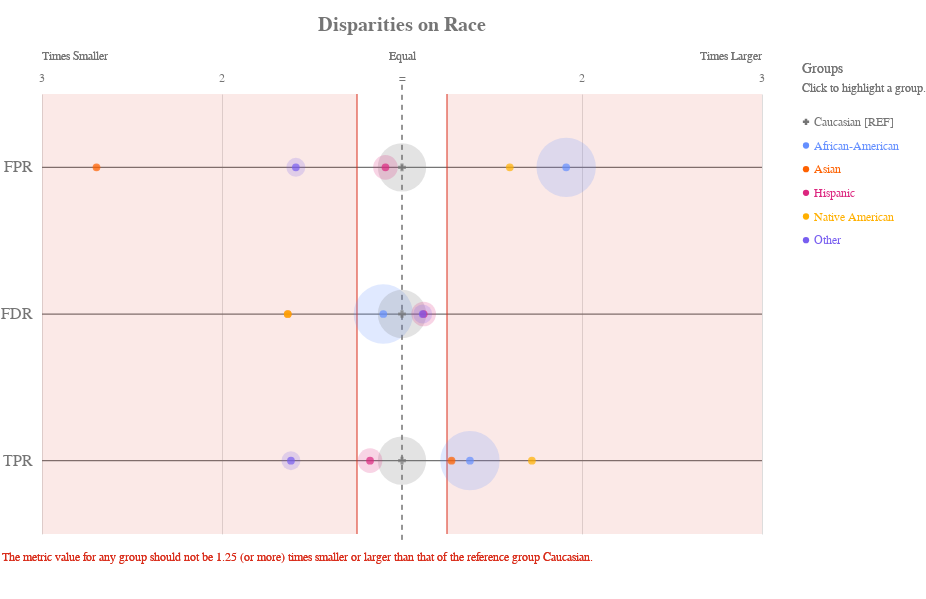

The cell this chart's notebook holds for it:
### Code cell
plot.disparity(majority_bdf, METRICS, ATTRIBUTE)

### Figure 1 — Vega-Lite specification as saved in the notebook (floating-point values rounded to 4 significant figures)
{"config": {"view": {"continuousWidth": 400, "continuousHeight": 300, "strokeWidth": 0}, "axisLeft": {"labelColor": "rgb(117,117,117)", "labelFont": "Arial", "labelFontSize": 16}, "title": {"align": "center", "baseline": "middle", "color": "rgb(117,117,117)", "font": "Arial", "fontSize": 20, "fontWeight": "bold"}}, "layer": [{"data": {"name": "data-c4b0de4882756d1d2715a72decb981eb"}, "mark": {"type": "rule", "stroke": "rgb(117,117,117)", "strokeWidth": 1.25, "tooltip": ""}, "encoding": {"x": {"type": "quantitative", "field": "x", "scale": {"domain": [-2, 2], "range": [40.0, 760.0]}}, "x2": {"field": "x2"}, "y": {"type": "nominal", "axis": {"domain": false, "labelAngle": 0, "labelPadding": -30, "orient": "left", "ticks": false, "title": ""}, "field": "metric", "scale": {"domain": ["FPR", "FDR", "TPR"], "range": [55.0, 495.0]}}}}, {"data": {"name": "data-79dd248bdaa0ea02c535240e8ad022c8"}, "mark": {"type": "rule", "stroke": "rgb(117,117,117)", "strokeDash": [5, 5], "strokeWidth": 1}, "encoding": {"tooltip": {"value": "Caucasian [REF]"}, "x": {"value": 400.0}, "y": {"value": 45.83}, "y2": {"value": 504.2}}}, {"data": {"name": "data-c233327f4cd9b4c2df31bf8015c83e4a"}, "mark": {"type": "text", "align": "center", "color": "rgb(117,117,117)", "font": "Arial", "fontSize": 12, "fontWeight": "normal", "tooltip": ""}, "encoding": {"text": {"type": "nominal", "field": "label"}, "x": {"type": "quantitative", "field": "value", "scale": {"domain": [-2, 2], "range": [40.0, 760.0]}}, "y": {"value": 38.5}}}, {"layer": [{"mark": {"type": "text", "align": "left", "fill": "rgb(117,117,117)", "font": "Arial", "fontSize": 12, "fontWeight": "normal", "tooltip": ""}, "encoding": {"text": {"value": "Times Smaller"}, "x": {"value": 40.0}, "y": {"value": 16.5}}}, {"mark": {"type": "text", "align": "right", "fill": "rgb(117,117,117)", "font": "Arial", "fontSize": 12, "fontWeight": "normal", "tooltip": ""}, "encoding": {"text": {"value": "Times Larger"}, "x": {"value": 760.0}, "y": {"value": 16.5}}}, {"mark": {"type": "text", "align": "center", "fill": "rgb(117,117,117)", "font": "Arial", "fontSize": 12, "fontWeight": "normal", "tooltip": ""}, "encoding": {"text": {"value": "Equal"}, "x": {"value": 400.0}, "y": {"value": 16.5}}}], "data": {"name": "data-79dd248bdaa0ea02c535240e8ad022c8"}}, {"layer": [{"mark": {"type": "rule", "opacity": 0.8, "stroke": "rgb(217, 46, 28)", "strokeWidth": 1.25, "tooltip": ""}, "encoding": {"x": {"type": "quantitative", "field": "min", "scale": {"domain": [-2, 2], "range": [40.0, 760.0]}}, "y": {"value": 55.0}, "y2": {"value": 495.0}}}, {"mark": {"type": "rule", "opacity": 0.8, "stroke": "rgb(217, 46, 28)", "strokeWidth": 1.25, "tooltip": ""}, "encoding": {"x": {"type": "quantitative", "field": "max", "scale": {"domain": [-2, 2], "range": [40.0, 760.0]}}, "y": {"value": 55.0}, "y2": {"value": 495.0}}}, {"layer": [{"mark": {"type": "rect", "fill": "rgb(217, 46, 28)", "opacity": 0.1, "tooltip": ""}, "encoding": {"x": {"type": "quantitative", "field": "min", "scale": {"domain": [-2, 2], "range": [40.0, 760.0]}}, "x2": {"field": "lower_end"}, "y": {"value": 55.0}, "y2": {"value": 495.0}}}, {"mark": {"type": "rect", "fill": "rgb(217, 46, 28)", "opacity": 0.1, "tooltip": ""}, "encoding": {"x": {"type": "quantitative", "field": "max", "scale": {"domain": [-2, 2], "range": [40.0, 760.0]}}, "x2": {"field": "upper_end"}, "y": {"value": 55.0}, "y2": {"value": 495.0}}}]}, {"data": {"name": "data-79dd248bdaa0ea02c535240e8ad022c8"}, "mark": {"type": "text", "align": "left", "baseline": "top", "fill": "rgb(217, 46, 28)", "font": "Arial", "fontSize": 12, "fontWeight": "normal", "tooltip": ""}, "encoding": {"text": {"value": "The metric value for any group should not be 1.25 (or more) times smaller or larger than that of the reference group Caucasian."}, "x": {"value": 0}, "y": {"value": 513.3}}}], "data": {"name": "data-feb20f5d4dfe62687617135ffee93d46"}}, {"layer": [{"mark": "circle"}, {"data": {"name": "data-b47311a8b572c9ae29dfa59d74d228de"}, "mark": {"type": "circle", "opacity": 0.2}, "encoding": {"color": {"condition": {"type": "nominal", "field": "attribute_value", "legend": null, "scale": {"domain": ["Caucasian", "African-American", "Asian", "Hispanic", "Native American", "Other"], "range": ["rgb(117,117,117)", "rgb(100, 143, 255)", "rgb(254, 97, 0)", "rgb(220, 38, 127)", "rgb(255, 176, 0)", "rgb(120, 94, 240)"]}, "selection": "selector061"}, "value": "rgb(224,224,224)"}, "size": {"type": "quantitative", "field": "group_size", "legend": null, "scale": {"domain": [0, 4435.0], "range": [0, 4224.0]}}, "tooltip": [{"type": "nominal", "field": "attribute_value", "title": "Group"}, {"type": "nominal", "field": "tooltip_group_size", "title": "Group Size"}, {"type": "nominal", "field": "tooltip_disparity_explanation_fpr", "title": "Disparity"}, {"type": "quantitative", "field": "fpr", "format": ".2f", "title": "FPR"}], "x": {"type": "quantitative", "axis": {"domain": false, "labels": false, "ticks": false, "title": null, "values": [1, 2, -2, -1]}, "field": "fpr_disparity_scaled", "scale": {"domain": [-2, 2], "range": [40.0, 760.0]}}, "y": {"type": "nominal", "axis": {"domain": false, "grid": false, "labels": false, "ticks": false, "title": " "}, "field": "metric_variable", "scale": {"domain": ["FPR", "FDR", "TPR"], "range": [55.0, 495.0]}}}, "selection": {"selector063": {"type": "multi", "empty": "all", "fields": ["attribute_value"]}}, "transform": [{"calculate": "'FPR'", "as": "metric_variable"}]}, {"data": {"name": "data-b47311a8b572c9ae29dfa59d74d228de"}, "mark": {"type": "circle", "opacity": 0.2}, "encoding": {"color": {"condition": {"type": "nominal", "field": "attribute_value", "legend": null, "scale": {"domain": ["Caucasian", "African-American", "Asian", "Hispanic", "Native American", "Other"], "range": ["rgb(117,117,117)", "rgb(100, 143, 255)", "rgb(254, 97, 0)", "rgb(220, 38, 127)", "rgb(255, 176, 0)", "rgb(120, 94, 240)"]}, "selection": "selector061"}, "value": "rgb(224,224,224)"}, "size": {"type": "quantitative", "field": "group_size", "legend": null, "scale": {"domain": [0, 4435.0], "range": [0, 4224.0]}}, "tooltip": [{"type": "nominal", "field": "attribute_value", "title": "Group"}, {"type": "nominal", "field": "tooltip_group_size", "title": "Group Size"}, {"type": "nominal", "field": "tooltip_disparity_explanation_fdr", "title": "Disparity"}, {"type": "quantitative", "field": "fdr", "format": ".2f", "title": "FDR"}], "x": {"type": "quantitative", "axis": {"domain": false, "labels": false, "ticks": false, "title": null, "values": [1, 2, -2, -1]}, "field": "fdr_disparity_scaled", "scale": {"domain": [-2, 2], "range": [40.0, 760.0]}}, "y": {"type": "nominal", "axis": {"domain": false, "grid": false, "labels": false, "ticks": false, "title": " "}, "field": "metric_variable", "scale": {"domain": ["FPR", "FDR", "TPR"], "range": [55.0, 495.0]}}}, "selection": {"selector065": {"type": "multi", "empty": "all", "fields": ["attribute_value"]}}, "transform": [{"calculate": "'FDR'", "as": "metric_variable"}]}, {"data": {"name": "data-b47311a8b572c9ae29dfa59d74d228de"}, "mark": {"type": "circle", "opacity": 0.2}, "encoding": {"color": {"condition": {"type": "nominal", "field": "attribute_value", "legend": null, "scale": {"domain": ["Caucasian", "African-American", "Asian", "Hispanic", "Native American", "Other"], "range": ["rgb(117,117,117)", "rgb(100, 143, 255)", "rgb(254, 97, 0)", "rgb(220, 38, 127)", "rgb(255, 176, 0)", "rgb(120, 94, 240)"]}, "selection": "selector061"}, "value": "rgb(224,224,224)"}, "size": {"type": "quantitative", "field": "group_size", "legend": null, "scale": {"domain": [0, 4435.0], "range": [0, 4224.0]}}, "tooltip": [{"type": "nominal", "field": "attribute_value", "title": "Group"}, {"type": "nominal", "field": "tooltip_group_size", "title": "Group Size"}, {"type": "nominal", "field": "tooltip_disparity_explanation_tpr", "title": "Disparity"}, {"type": "quantitative", "field": "tpr", "format": ".2f", "title": "TPR"}], "x": {"type": "quantitative", "axis": {"domain": false, "labels": false, "ticks": false, "title": null, "values": [1, 2, -2, -1]}, "field": "tpr_disparity_scaled", "scale": {"domain": [-2, 2], "range": [40.0, 760.0]}}, "y": {"type": "nominal", "axis": {"domain": false, "grid": false, "labels": false, "ticks": false, "title": " "}, "field": "metric_variable", "scale": {"domain": ["FPR", "FDR", "TPR"], "range": [55.0, 495.0]}}}, "selection": {"selector067": {"type": "multi", "empty": "all", "fields": ["attribute_value"]}}, "transform": [{"calculate": "'TPR'", "as": "metric_variable"}]}, {"layer": [{"mark": "point"}, {"data": {"name": "data-b47311a8b572c9ae29dfa59d74d228de"}, "mark": {"type": "point", "filled": true, "size": 60}, "encoding": {"color": {"condition": {"type": "nominal", "field": "attribute_value", "legend": null, "scale": {"domain": ["Caucasian", "African-American", "Asian", "Hispanic", "Native American", "Other"], "range": ["rgb(117,117,117)", "rgb(100, 143, 255)", "rgb(254, 97, 0)", "rgb(220, 38, 127)", "rgb(255, 176, 0)", "rgb(120, 94, 240)"]}, "selection": "selector061"}, "value": "rgb(224,224,224)"}, "shape": {"type": "nominal", "field": "attribute_value", "legend": null, "scale": {"domain": ["Caucasian", "African-American", "Asian", "Hispanic", "Native American", "Other"], "range": ["cross", "circle", "circle", "circle", "circle", "circle"]}}, "tooltip": [{"type": "nominal", "field": "attribute_value", "title": "Group"}, {"type": "nominal", "field": "tooltip_group_size", "title": "Group Size"}, {"type": "nominal", "field": "tooltip_disparity_explanation_fpr", "title": "Disparity"}, {"type": "quantitative", "field": "fpr", "format": ".2f", "title": "FPR"}], "x": {"type": "quantitative", "axis": {"domain": false, "labels": false, "ticks": false, "title": null, "values": [1, 2, -2, -1]}, "field": "fpr_disparity_scaled", "scale": {"domain": [-2, 2], "range": [40.0, 760.0]}}, "y": {"type": "nominal", "axis": {"domain": false, "grid": false, "labels": false, "ticks": false, "title": " "}, "field": "metric_variable", "scale": {"domain": ["FPR", "FDR", "TPR"], "range": [55.0, 495.0]}}}, "selection": {"selector062": {"type": "multi", "empty": "all", "fields": ["attribute_value"]}}, "transform": [{"calculate": "'FPR'", "as": "metric_variable"}]}, {"data": {"name": "data-b47311a8b572c9ae29dfa59d74d228de"}, "mark": {"type": "point", "filled": true, "size": 60}, "encoding": {"color": {"condition": {"type": "nominal", "field": "attribute_value", "legend": null, "scale": {"domain": ["Caucasian", "African-American", "Asian", "Hispanic", "Native American", "Other"], "range": ["rgb(117,117,117)", "rgb(100, 143, 255)", "rgb(254, 97, 0)", "rgb(220, 38, 127)", "rgb(255, 176, 0)", "rgb(120, 94, 240)"]}, "selection": "selector061"}, "value": "rgb(224,224,224)"}, "shape": {"type": "nominal", "field": "attribute_value", "legend": null, "scale": {"domain": ["Caucasian", "African-American", "Asian", "Hispanic", "Native American", "Other"], "range": ["cross", "circle", "circle", "circle", "circle", "circle"]}}, "tooltip": [{"type": "nominal", "field": "attribute_value", "title": "Group"}, {"type": "nominal", "field": "tooltip_group_size", "title": "Group Size"}, {"type": "nominal", "field": "tooltip_disparity_explanation_fdr", "title": "Disparity"}, {"type": "quantitative", "field": "fdr", "format": ".2f", "title": "FDR"}], "x": {"type": "quantitative", "axis": {"domain": false, "labels": false, "ticks": false, "title": null, "values": [1, 2, -2, -1]}, "field": "fdr_disparity_scaled", "scale": {"domain": [-2, 2], "range": [40.0, 760.0]}}, "y": {"type": "nominal", "axis": {"domain": false, "grid": false, "labels": false, "ticks": false, "title": " "}, "field": "metric_variable", "scale": {"domain": ["FPR", "FDR", "TPR"], "range": [55.0, 495.0]}}}, "selection": {"selector064": {"type": "multi", "empty": "all", "fields": ["attribute_value"]}}, "transform": [{"calculate": "'FDR'", "as": "metric_variable"}]}, {"data": {"name": "data-b47311a8b572c9ae29dfa59d74d228de"}, "mark": {"type": "point", "filled": true, "size": 60}, "encoding": {"color": {"condition": {"type": "nominal", "field": "attribute_value", "legend": null, "scale": {"domain": ["Caucasian", "African-American", "Asian", "Hispanic", "Native American", "Other"], "range": ["rgb(117,117,117)", "rgb(100, 143, 255)", "rgb(254, 97, 0)", "rgb(220, 38, 127)", "rgb(255, 176, 0)", "rgb(120, 94, 240)"]}, "selection": "selector061"}, "value": "rgb(224,224,224)"}, "shape": {"type": "nominal", "field": "attribute_value", "legend": null, "scale": {"domain": ["Caucasian", "African-American", "Asian", "Hispanic", "Native American", "Other"], "range": ["cross", "circle", "circle", "circle", "circle", "circle"]}}, "tooltip": [{"type": "nominal", "field": "attribute_value", "title": "Group"}, {"type": "nominal", "field": "tooltip_group_size", "title": "Group Size"}, {"type": "nominal", "field": "tooltip_disparity_explanation_tpr", "title": "Disparity"}, {"type": "quantitative", "field": "tpr", "format": ".2f", "title": "TPR"}], "x": {"type": "quantitative", "axis": {"domain": false, "labels": false, "ticks": false, "title": null, "values": [1, 2, -2, -1]}, "field": "tpr_disparity_scaled", "scale": {"domain": [-2, 2], "range": [40.0, 760.0]}}, "y": {"type": "nominal", "axis": {"domain": false, "grid": false, "labels": false, "ticks": false, "title": " "}, "field": "metric_variable", "scale": {"domain": ["FPR", "FDR", "TPR"], "range": [55.0, 495.0]}}}, "selection": {"selector066": {"type": "multi", "empty": "all", "fields": ["attribute_value"]}}, "transform": [{"calculate": "'TPR'", "as": "metric_variable"}]}]}]}, {"layer": [{"mark": {"type": "point", "filled": true, "opacity": 1, "size": 39.48}, "encoding": {"color": {"condition": {"type": "nominal", "field": "attribute_value", "legend": null, "scale": {"domain": ["Caucasian", "African-American", "Asian", "Hispanic", "Native American", "Other"], "range": ["rgb(117,117,117)", "rgb(100, 143, 255)", "rgb(254, 97, 0)", "rgb(220, 38, 127)", "rgb(255, 176, 0)", "rgb(120, 94, 240)"]}, "selection": "selector061"}, "value": "rgb(224,224,224)"}, "shape": {"type": "nominal", "field": "attribute_value", "legend": null, "scale": {"domain": ["Caucasian", "African-American", "Asian", "Hispanic", "Native American", "Other"], "range": ["cross", "circle", "circle", "circle", "circle", "circle"]}}, "x": {"value": 804}, "y": {"type": "nominal", "axis": {"domain": false, "grid": false, "labels": false, "ticks": false, "title": " "}, "field": "attribute_value", "scale": {"domain": ["Caucasian", "African-American", "Asian", "Hispanic", "Native American", "Other"], "range": [71, 213]}}}, "selection": {"selector061": {"type": "multi", "empty": "all", "fields": ["attribute_value"]}}}, {"mark": {"type": "text", "align": "left", "baseline": "middle", "font": "Arial", "fontSize": 12, "fontWeight": "normal"}, "encoding": {"color": {"condition": {"type": "nominal", "field": "attribute_value", "legend": null, "scale": {"domain": ["Caucasian", "African-American", "Asian", "Hispanic", "Native American", "Other"], "range": ["rgb(117,117,117)", "rgb(100, 143, 255)", "rgb(254, 97, 0)", "rgb(220, 38, 127)", "rgb(255, 176, 0)", "rgb(120, 94, 240)"]}, "selection": "selector061"}, "value": "rgb(224,224,224)"}, "text": {"type": "nominal", "field": "label"}, "x": {"value": 812}, "y": {"type": "nominal", "axis": {"domain": false, "grid": false, "labels": false, "ticks": false, "title": " "}, "field": "attribute_value", "scale": {"domain": ["Caucasian", "African-American", "Asian", "Hispanic", "Native American", "Other"], "range": [71, 213]}}}, "selection": {"selector068": {"type": "multi", "empty": "all", "fields": ["attribute_value"]}}}, {"data": {"name": "data-79dd248bdaa0ea02c535240e8ad022c8"}, "mark": {"type": "text", "align": "left", "baseline": "middle", "color": "rgb(117,117,117)", "font": "Arial", "fontSize": 12, "fontWeight": "normal"}, "encoding": {"text": {"value": "Click to highlight a group."}, "x": {"value": 800}, "y": {"value": 49}}}, {"data": {"name": "data-79dd248bdaa0ea02c535240e8ad022c8"}, "mark": {"type": "text", "align": "left", "baseline": "middle", "color": "rgb(117,117,117)", "font": "Arial", "fontSize": 14, "fontWeight": "normal"}, "encoding": {"text": {"value": "Groups"}, "x": {"value": 800}, "y": {"value": 30}}}], "data": {"name": "data-88ed55fc5802429837a290e492c87da9"}}], "height": 550, "padding": {"top": 15, "bottom": 10}, "resolve": {"scale": {"size": "independent", "y": "independent"}}, "title": "Disparities on Race", "width": 800, "$schema": "https://vega.github.io/schema/vega-lite/v4.8.1.json", "datasets": {"data-c4b0de4882756d1d2715a72decb981eb": [{"metric": "FPR", "x": -2, "x2": 2}, {"metric": "FDR", "x": -2, "x2": 2}, {"metric": "TPR", "x": -2, "x2": 2}], "data-79dd248bdaa0ea02c535240e8ad022c8": [{"a": 1, "b": 0}, {"a": 1, "b": 0}], "data-c233327f4cd9b4c2df31bf8015c83e4a": [{"value": 1, "label": 2}, {"value": 2, "label": 3}, {"value": -2, "label": 3}, {"value": -1, "label": 2}, {"value": 0, "label": "="}], "data-feb20f5d4dfe62687617135ffee93d46": [{"min": -0.25, "max": 0.25, "lower_end": -2, "upper_end": 2}], "data-b47311a8b572c9ae29dfa59d74d228de": [{"attribute_name": "race", "attribute_value": "African-American", "group_size": 3696, "total_entities": 7214, "fpr": 0.4485, "fdr": 0.3703, "tpr": 0.7201, "fpr_disparity": 1.912, "fdr_disparity": 0.9061, "tpr_disparity": 1.378, "fpr_disparity_scaled": 0.9121, "fdr_disparity_scaled": -0.1036, "tpr_disparity_scaled": 0.3775, "tooltip_group_size": "3,696 (51.23%)", "tooltip_disparity_explanation_fpr": "1.91 times larger FPR than the reference group", "tooltip_disparity_explanation_fdr": "1.10 times smaller FDR than the reference group", "tooltip_disparity_explanation_tpr": "1.38 times larger TPR than the reference group"}, {"attribute_name": "race", "attribute_value": "Asian", "group_size": 32, "total_entities": 7214, "fpr": 0.08696, "fdr": 0.25, "tpr": 0.6667, "fpr_disparity": 0.3707, "fdr_disparity": 0.6117, "tpr_disparity": 1.275, "fpr_disparity_scaled": -1.697, "fdr_disparity_scaled": -0.6347, "tpr_disparity_scaled": 0.2752, "tooltip_group_size": "32 (0.44%)", "tooltip_disparity_explanation_fpr": "2.70 times smaller FPR than the reference group", "tooltip_disparity_explanation_fdr": "1.63 times smaller FDR than the reference group", "tooltip_disparity_explanation_tpr": "1.28 times larger TPR than the reference group"}, {"attribute_name": "race", "attribute_value": "Caucasian", "group_size": 2454, "total_entities": 7214, "fpr": 0.2345, "fdr": 0.4087, "tpr": 0.5228, "fpr_disparity": 1.0, "fdr_disparity": 1.0, "tpr_disparity": 1.0, "fpr_disparity_scaled": 0.0, "fdr_disparity_scaled": 0.0, "tpr_disparity_scaled": 0.0, "tooltip_group_size": "2,454 (34.02%)", "tooltip_disparity_explanation_fpr": "Reference group", "tooltip_disparity_explanation_fdr": "Reference group", "tooltip_disparity_explanation_tpr": "Reference group"}, {"attribute_name": "race", "attribute_value": "Hispanic", "group_size": 637, "total_entities": 7214, "fpr": 0.2148, "fdr": 0.4579, "tpr": 0.444, "fpr_disparity": 0.9159, "fdr_disparity": 1.12, "tpr_disparity": 0.8492, "fpr_disparity_scaled": -0.09184, "fdr_disparity_scaled": 0.1205, "tpr_disparity_scaled": -0.1775, "tooltip_group_size": "637 (8.83%)", "tooltip_disparity_explanation_fpr": "1.09 times smaller FPR than the reference group", "tooltip_disparity_explanation_fdr": "1.12 times larger FDR than the reference group", "tooltip_disparity_explanation_tpr": "1.18 times smaller TPR than the reference group"}, {"attribute_name": "race", "attribute_value": "Native American", "group_size": 18, "total_entities": 7214, "fpr": 0.375, "fdr": 0.25, "tpr": 0.9, "fpr_disparity": 1.599, "fdr_disparity": 0.6117, "tpr_disparity": 1.722, "fpr_disparity_scaled": 0.5989, "fdr_disparity_scaled": -0.6347, "tpr_disparity_scaled": 0.7216, "tooltip_group_size": "18 (0.25%)", "tooltip_disparity_explanation_fpr": "1.60 times larger FPR than the reference group", "tooltip_disparity_explanation_fdr": "1.63 times smaller FDR than the reference group", "tooltip_disparity_explanation_tpr": "1.72 times larger TPR than the reference group"}, {"attribute_name": "race", "attribute_value": "Other", "group_size": 377, "total_entities": 7214, "fpr": 0.1475, "fdr": 0.4557, "tpr": 0.3233, "fpr_disparity": 0.6291, "fdr_disparity": 1.115, "tpr_disparity": 0.6184, "fpr_disparity_scaled": -0.5897, "fdr_disparity_scaled": 0.1151, "tpr_disparity_scaled": -0.617, "tooltip_group_size": "377 (5.23%)", "tooltip_disparity_explanation_fpr": "1.59 times smaller FPR than the reference group", "tooltip_disparity_explanation_fdr": "1.12 times larger FDR than the reference group", "tooltip_disparity_explanation_tpr": "1.62 times smaller TPR than the reference group"}], "data-88ed55fc5802429837a290e492c87da9": [{"attribute_value": "Caucasian", "label": "Caucasian [REF]"}, {"attribute_value": "African-American", "label": "African-American"}, {"attribute_value": "Asian", "label": "Asian"}, {"attribute_value": "Hispanic", "label": "Hispanic"}, {"attribute_value": "Native American", "label": "Native American"}, {"attribute_value": "Other", "label": "Other"}]}}
